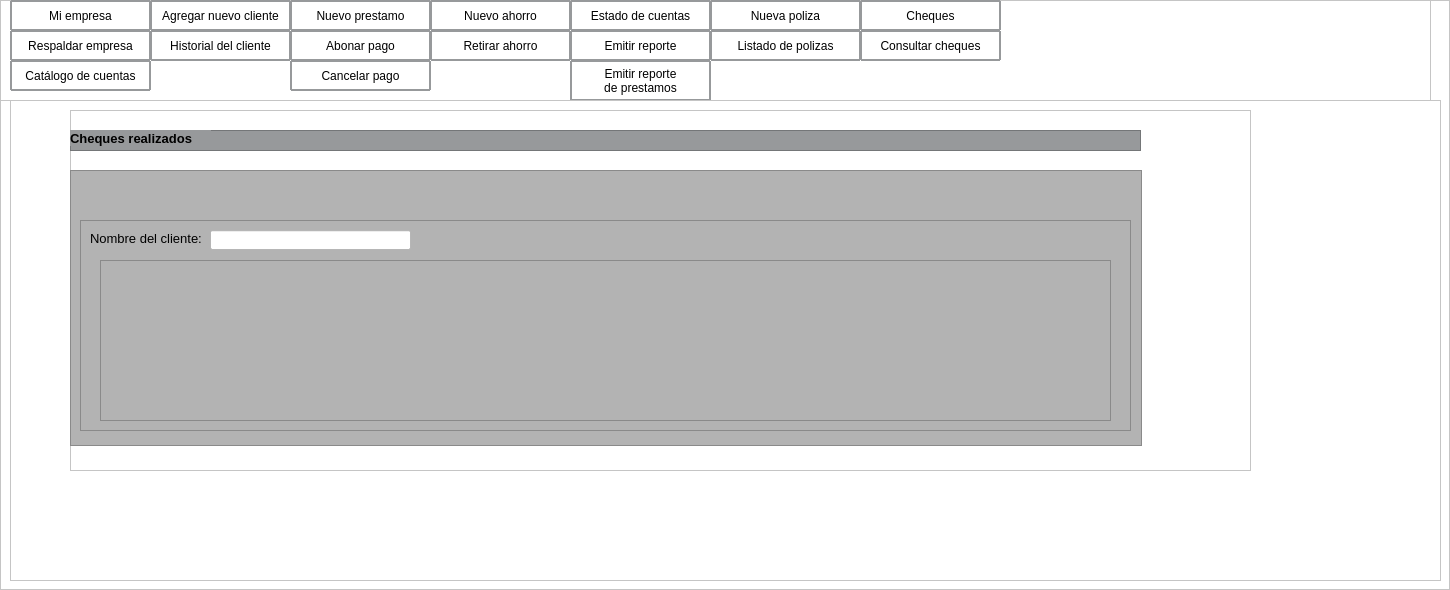
             <widget class="QFrame" name="contenido">
              <property name="styleSheet">
               <string notr="true">background-color: rgb(255, 255, 255);</string>
              </property>
              <property name="frameShape">
               <enum>QFrame::StyledPanel</enum>
              </property>
              <property name="frameShadow">
               <enum>QFrame::Raised</enum>
              </property>
              <widget class="QLabel" name="label_18">
               <property name="geometry">
                <rect>
                 <x>1000</x>
                 <y>10</y>
                 <width>251</width>
                 <height>51</height>
                </rect>
               </property>
               <property name="text">
                <string/>
               </property>
              </widget>
              <widget class="QFrame" name="frame">
               <property name="geometry">
                <rect>
                 <x>0</x>
                 <y>0</y>
                 <width>1431</width>
                 <height>101</height>
                </rect>
               </property>
               <property name="frameShape">
                <enum>QFrame::StyledPanel</enum>
               </property>
               <property name="frameShadow">
                <enum>QFrame::Raised</enum>
               </property>
               <widget class="QLabel" name="IngresaTitulo">
                <property name="geometry">
                 <rect>
                  <x>210</x>
                  <y>10</y>
                  <width>841</width>
                  <height>61</height>
                 </rect>
                </property>
                <property name="minimumSize">
                 <size>
                  <width>750</width>
                  <height>0</height>
                 </size>
                </property>
                <property name="maximumSize">
                 <size>
                  <width>1600</width>
                  <height>16777215</height>
                 </size>
                </property>
                <property name="font">
                 <font>
                  <pointsize>16</pointsize>
                 </font>
                </property>
                <property name="styleSheet">
                 <string notr="true"/>
                </property>
                <property name="text">
                 <string>&lt;html&gt;&lt;head/&gt;&lt;body&gt;&lt;p align=&quot;center&quot;&gt;&lt;span style=&quot; font-weight:700;&quot;&gt;Consulta cheques&lt;/span&gt;&lt;/p&gt;&lt;/body&gt;&lt;/html&gt;</string>
                </property>
               </widget>
               <widget class="QLabel" name="label_10">
                <property name="geometry">
                 <rect>
                  <x>1200</x>
                  <y>10</y>
                  <width>80</width>
                  <height>80</height>
                 </rect>
                </property>
                <property name="minimumSize">
                 <size>
                  <width>80</width>
                  <height>80</height>
                 </size>
                </property>
                <property name="text">
                 <string/>
                </property>
                <property name="pixmap">
                 <pixmap resource="../imagenes/res.qrc">:/imagen/logobueno_preview_rev_1.png</pixmap>
                </property>
               </widget>
               <widget class="QPushButton" name="Catalogo">
                <property name="geometry">
                 <rect>
                  <x>10</x>
                  <y>60</y>
                  <width>141</width>
                  <height>31</height>
                 </rect>
                </property>
                <property name="styleSheet">
                 <string notr="true">border-style: solid;
border-width: 2px;
border-color: rgb(151, 153, 155);
border-radius: 1px;
</string>
                </property>
                <property name="text">
                 <string>Catálogo de cuentas</string>
                </property>
               </widget>
               <widget class="QPushButton" name="Respaldo">
                <property name="geometry">
                 <rect>
                  <x>10</x>
                  <y>30</y>
                  <width>141</width>
                  <height>31</height>
                 </rect>
                </property>
                <property name="styleSheet">
                 <string notr="true">border-style: solid;
border-width: 2px;
border-color: rgb(151, 153, 155);
border-radius: 1px;
</string>
                </property>
                <property name="text">
                 <string>Respaldar empresa</string>
                </property>
               </widget>
               <widget class="QPushButton" name="Mi_Empresa">
                <property name="geometry">
                 <rect>
                  <x>10</x>
                  <y>0</y>
                  <width>141</width>
                  <height>31</height>
                 </rect>
                </property>
                <property name="styleSheet">
                 <string notr="true">border-style: solid;
border-width: 2px;
border-color: rgb(151, 153, 155);
border-radius: 1px;
</string>
                </property>
                <property name="text">
                 <string>Mi empresa</string>
                </property>
               </widget>
               <widget class="QPushButton" name="Ahorro">
                <property name="geometry">
                 <rect>
                  <x>430</x>
                  <y>0</y>
                  <width>141</width>
                  <height>31</height>
                 </rect>
                </property>
                <property name="styleSheet">
                 <string notr="true">border-style: solid;
border-width: 2px;
border-color: rgb(151, 153, 155);
border-radius: 1px;
</string>
                </property>
                <property name="text">
                 <string>Nuevo ahorro</string>
                </property>
               </widget>
               <widget class="QPushButton" name="abonar">
                <property name="geometry">
                 <rect>
                  <x>290</x>
                  <y>30</y>
                  <width>141</width>
                  <height>31</height>
                 </rect>
                </property>
                <property name="styleSheet">
                 <string notr="true">border-style: solid;
border-width: 2px;
border-color: rgb(151, 153, 155);
border-radius: 1px;
</string>
                </property>
                <property name="text">
                 <string>Abonar pago</string>
                </property>
               </widget>
               <widget class="QPushButton" name="Reportes">
                <property name="geometry">
                 <rect>
                  <x>570</x>
                  <y>30</y>
                  <width>141</width>
                  <height>31</height>
                 </rect>
                </property>
                <property name="styleSheet">
                 <string notr="true">border-style: solid;
border-width: 2px;
border-color: rgb(151, 153, 155);
border-radius: 1px;
</string>
                </property>
                <property name="text">
                 <string>Emitir reporte</string>
                </property>
               </widget>
               <widget class="QPushButton" name="Polizas">
                <property name="geometry">
                 <rect>
                  <x>710</x>
                  <y>0</y>
                  <width>151</width>
                  <height>31</height>
                 </rect>
                </property>
                <property name="styleSheet">
                 <string notr="true">border-style: solid;
border-width: 2px;
border-color: rgb(151, 153, 155);
border-radius: 1px;
</string>
                </property>
                <property name="text">
                 <string>Nueva poliza</string>
                </property>
               </widget>
               <widget class="QPushButton" name="Historial">
                <property name="geometry">
                 <rect>
                  <x>150</x>
                  <y>30</y>
                  <width>141</width>
                  <height>31</height>
                 </rect>
                </property>
                <property name="styleSheet">
                 <string notr="true">border-style: solid;
border-width: 2px;
border-color: rgb(151, 153, 155);
border-radius: 1px;
</string>
                </property>
                <property name="text">
                 <string>Historial del cliente</string>
                </property>
               </widget>
               <widget class="QPushButton" name="Estado">
                <property name="geometry">
                 <rect>
                  <x>570</x>
                  <y>0</y>
                  <width>141</width>
                  <height>31</height>
                 </rect>
                </property>
                <property name="styleSheet">
                 <string notr="true">border-style: solid;
border-width: 2px;
border-color: rgb(151, 153, 155);
border-radius: 1px;
</string>
                </property>
                <property name="text">
                 <string>Estado de cuentas</string>
                </property>
               </widget>
               <widget class="QPushButton" name="cancelar">
                <property name="geometry">
                 <rect>
                  <x>290</x>
                  <y>60</y>
                  <width>141</width>
                  <height>31</height>
                 </rect>
                </property>
                <property name="styleSheet">
                 <string notr="true">border-style: solid;
border-width: 2px;
border-color: rgb(151, 153, 155);
border-radius: 1px;
</string>
                </property>
                <property name="text">
                 <string>Cancelar pago</string>
                </property>
               </widget>
               <widget class="QPushButton" name="Cliente">
                <property name="geometry">
                 <rect>
                  <x>150</x>
                  <y>0</y>
                  <width>141</width>
                  <height>31</height>
                 </rect>
                </property>
                <property name="styleSheet">
                 <string notr="true">border-style: solid;
border-width: 2px;
border-color: rgb(151, 153, 155);
border-radius: 1px;
</string>
                </property>
                <property name="text">
                 <string>Agregar nuevo cliente</string>
                </property>
               </widget>
               <widget class="QPushButton" name="Retirar">
                <property name="geometry">
                 <rect>
                  <x>430</x>
                  <y>30</y>
                  <width>141</width>
                  <height>31</height>
                 </rect>
                </property>
                <property name="styleSheet">
                 <string notr="true">border-style: solid;
border-width: 2px;
border-color: rgb(151, 153, 155);
border-radius: 1px;
</string>
                </property>
                <property name="text">
                 <string>Retirar ahorro</string>
                </property>
               </widget>
               <widget class="QPushButton" name="Cheques">
                <property name="geometry">
                 <rect>
                  <x>860</x>
                  <y>0</y>
                  <width>141</width>
                  <height>31</height>
                 </rect>
                </property>
                <property name="styleSheet">
                 <string notr="true">border-style: solid;
border-width: 2px;
border-color: rgb(151, 153, 155);
border-radius: 1px;
</string>
                </property>
                <property name="text">
                 <string>Cheques</string>
                </property>
               </widget>
               <widget class="QPushButton" name="Consulta_cheque">
                <property name="geometry">
                 <rect>
                  <x>860</x>
                  <y>30</y>
                  <width>141</width>
                  <height>31</height>
                 </rect>
                </property>
                <property name="styleSheet">
                 <string notr="true">border-style: solid;
border-width: 2px;
border-color: rgb(151, 153, 155);
border-radius: 1px;
</string>
                </property>
                <property name="text">
                 <string>Consultar cheques</string>
                </property>
               </widget>
               <widget class="QPushButton" name="Listado">
                <property name="geometry">
                 <rect>
                  <x>710</x>
                  <y>30</y>
                  <width>151</width>
                  <height>31</height>
                 </rect>
                </property>
                <property name="styleSheet">
                 <string notr="true">border-style: solid;
border-width: 2px;
border-color: rgb(151, 153, 155);
border-radius: 1px;
</string>
                </property>
                <property name="text">
                 <string>Listado de polizas</string>
                </property>
               </widget>
               <widget class="QPushButton" name="prestamo">
                <property name="geometry">
                 <rect>
                  <x>290</x>
                  <y>0</y>
                  <width>141</width>
                  <height>31</height>
                 </rect>
                </property>
                <property name="styleSheet">
                 <string notr="true">border-style: solid;
border-width: 2px;
border-color: rgb(151, 153, 155);
border-radius: 1px;
</string>
                </property>
                <property name="text">
                 <string>Nuevo prestamo</string>
                </property>
               </widget>
               <widget class="QPushButton" name="Reportes_2">
                <property name="geometry">
                 <rect>
                  <x>570</x>
                  <y>60</y>
                  <width>141</width>
                  <height>41</height>
                 </rect>
                </property>
                <property name="styleSheet">
                 <string notr="true">border-style: solid;
border-width: 2px;
border-color: rgb(151, 153, 155);
border-radius: 1px;
</string>
                </property>
                <property name="text">
                 <string>Emitir reporte 
de prestamos</string>
                </property>
               </widget>
              </widget>
              <widget class="QFrame" name="Desarrollo">
               <property name="geometry">
                <rect>
                 <x>10</x>
                 <y>100</y>
                 <width>1431</width>
                 <height>481</height>
                </rect>
               </property>
               <property name="frameShape">
                <enum>QFrame::StyledPanel</enum>
               </property>
               <property name="frameShadow">
                <enum>QFrame::Raised</enum>
               </property>
               <widget class="QLabel" name="advertencia">
                <property name="geometry">
                 <rect>
                  <x>580</x>
                  <y>260</y>
                  <width>471</width>
                  <height>20</height>
                 </rect>
                </property>
                <property name="styleSheet">
                 <string notr="true">color: rgb(249, 66, 58);</string>
                </property>
                <property name="text">
                 <string>&lt;html&gt;&lt;head/&gt;&lt;body&gt;&lt;p align=&quot;center&quot;&gt;&lt;br/&gt;&lt;/p&gt;&lt;/body&gt;&lt;/html&gt;</string>
                </property>
               </widget>
               <widget class="QLabel" name="cuenta">
                <property name="geometry">
                 <rect>
                  <x>360</x>
                  <y>100</y>
                  <width>81</width>
                  <height>31</height>
                 </rect>
                </property>
                <property name="font">
                 <font>
                  <pointsize>12</pointsize>
                 </font>
                </property>
                <property name="text">
                 <string/>
                </property>
               </widget>
               <widget class="QLabel" name="fecha">
                <property name="geometry">
                 <rect>
                  <x>700</x>
                  <y>410</y>
                  <width>131</width>
                  <height>20</height>
                 </rect>
                </property>
                <property name="styleSheet">
                 <string notr="true">color: rgb(116, 170, 80);</string>
                </property>
                <property name="text">
                 <string/>
                </property>
               </widget>
               <widget class="QLabel" name="fecha_limite">
                <property name="geometry">
                 <rect>
                  <x>730</x>
                  <y>190</y>
                  <width>131</width>
                  <height>31</height>
                 </rect>
                </property>
                <property name="font">
                 <font>
                  <pointsize>12</pointsize>
                 </font>
                </property>
                <property name="text">
                 <string/>
                </property>
               </widget>
               <widget class="QLabel" name="nombre">
                <property name="geometry">
                 <rect>
                  <x>590</x>
                  <y>100</y>
                  <width>281</width>
                  <height>31</height>
                 </rect>
                </property>
                <property name="font">
                 <font>
                  <pointsize>12</pointsize>
                 </font>
                </property>
                <property name="text">
                 <string/>
                </property>
               </widget>
               <widget class="QLabel" name="fecha_registro">
                <property name="geometry">
                 <rect>
                  <x>760</x>
                  <y>220</y>
                  <width>131</width>
                  <height>31</height>
                 </rect>
                </property>
                <property name="font">
                 <font>
                  <pointsize>12</pointsize>
                 </font>
                </property>
                <property name="text">
                 <string/>
                </property>
               </widget>
               <widget class="QLabel" name="fecha_sig">
                <property name="geometry">
                 <rect>
                  <x>550</x>
                  <y>410</y>
                  <width>131</width>
                  <height>20</height>
                 </rect>
                </property>
                <property name="styleSheet">
                 <string notr="true">color: rgb(116, 170, 80);</string>
                </property>
                <property name="text">
                 <string/>
                </property>
               </widget>
               <widget class="QLabel" name="total_pag">
                <property name="geometry">
                 <rect>
                  <x>660</x>
                  <y>290</y>
                  <width>131</width>
                  <height>31</height>
                 </rect>
                </property>
                <property name="font">
                 <font>
                  <pointsize>12</pointsize>
                 </font>
                </property>
                <property name="text">
                 <string/>
                </property>
               </widget>
               <widget class="QLabel" name="realizo_pago">
                <property name="geometry">
                 <rect>
                  <x>290</x>
                  <y>380</y>
                  <width>551</width>
                  <height>20</height>
                 </rect>
                </property>
                <property name="styleSheet">
                 <string notr="true">color: rgb(116, 170, 80);</string>
                </property>
                <property name="text">
                 <string>&lt;html&gt;&lt;head/&gt;&lt;body&gt;&lt;p align=&quot;center&quot;&gt;&lt;br/&gt;&lt;/p&gt;&lt;/body&gt;&lt;/html&gt;</string>
                </property>
               </widget>
               <widget class="QFrame" name="frame_2">
                <property name="geometry">
                 <rect>
                  <x>60</x>
                  <y>10</y>
                  <width>1181</width>
                  <height>361</height>
                 </rect>
                </property>
                <property name="frameShape">
                 <enum>QFrame::StyledPanel</enum>
                </property>
                <property name="frameShadow">
                 <enum>QFrame::Raised</enum>
                </property>
                <widget class="QFrame" name="contenido_frame">
                 <property name="geometry">
                  <rect>
                   <x>0</x>
                   <y>60</y>
                   <width>1072</width>
                   <height>276</height>
                  </rect>
                 </property>
                 <property name="styleSheet">
                  <string notr="true">background-color: rgb(179, 179, 179)</string>
                 </property>
                 <property name="frameShape">
                  <enum>QFrame::StyledPanel</enum>
                 </property>
                 <property name="frameShadow">
                  <enum>QFrame::Raised</enum>
                 </property>
                 <widget class="QFrame" name="tabla_frame">
                  <property name="geometry">
                   <rect>
                    <x>10</x>
                    <y>50</y>
                    <width>1051</width>
                    <height>211</height>
                   </rect>
                  </property>
                  <property name="frameShape">
                   <enum>QFrame::StyledPanel</enum>
                  </property>
                  <property name="frameShadow">
                   <enum>QFrame::Raised</enum>
                  </property>
                  <widget class="QLabel" name="titulo_cliente">
                   <property name="geometry">
                    <rect>
                     <x>10</x>
                     <y>10</y>
                     <width>121</width>
                     <height>16</height>
                    </rect>
                   </property>
                   <property name="font">
                    <font>
                     <pointsize>10</pointsize>
                    </font>
                   </property>
                   <property name="text">
                    <string>Nombre del cliente:</string>
                   </property>
                  </widget>
                  <widget class="QLineEdit" name="ingre_nombre">
                   <property name="geometry">
                    <rect>
                     <x>130</x>
                     <y>10</y>
                     <width>201</width>
                     <height>20</height>
                    </rect>
                   </property>
                   <property name="styleSheet">
                    <string notr="true">background-color:white
</string>
                   </property>
                  </widget>
                  <widget class="QTableWidget" name="tabla_cheques">
                   <property name="geometry">
                    <rect>
                     <x>20</x>
                     <y>40</y>
                     <width>1011</width>
                     <height>161</height>
                    </rect>
                   </property>
                   <property name="rowCount">
                    <number>4</number>
                   </property>
                   <attribute name="horizontalHeaderVisible">
                    <bool>true</bool>
                   </attribute>
                   <attribute name="horizontalHeaderHighlightSections">
                    <bool>true</bool>
                   </attribute>
                   <attribute name="horizontalHeaderStretchLastSection">
                    <bool>true</bool>
                   </attribute>
                   <attribute name="verticalHeaderVisible">
                    <bool>false</bool>
                   </attribute>
                   <row>
                    <property name="text">
                     <string/>
                    </property>
                   </row>
                   <row>
                    <property name="text">
                     <string/>
                    </property>
                   </row>
                   <row/>
                   <row/>
                  </widget>
                 </widget>
                </widget>
                <widget class="QFrame" name="primera_linea_3">
                 <property name="geometry">
                  <rect>
                   <x>0</x>
                   <y>20</y>
                   <width>1071</width>
                   <height>21</height>
                  </rect>
                 </property>
                 <property name="styleSheet">
                  <string notr="true">background-color: rgb(151,153,155);
</string>
                 </property>
                 <property name="frameShape">
                  <enum>QFrame::StyledPanel</enum>
                 </property>
                 <property name="frameShadow">
                  <enum>QFrame::Raised</enum>
                 </property>
                 <widget class="QLabel" name="datos_cliente_4">
                  <property name="geometry">
                   <rect>
                    <x>0</x>
                    <y>0</y>
                    <width>141</width>
                    <height>16</height>
                   </rect>
                  </property>
                  <property name="font">
                   <font>
                    <pointsize>10</pointsize>
                    <bold>true</bold>
                   </font>
                  </property>
                  <property name="text">
                   <string>Cheques realizados</string>
                  </property>
                 </widget>
                </widget>
               </widget>
              </widget>
             </widget>
